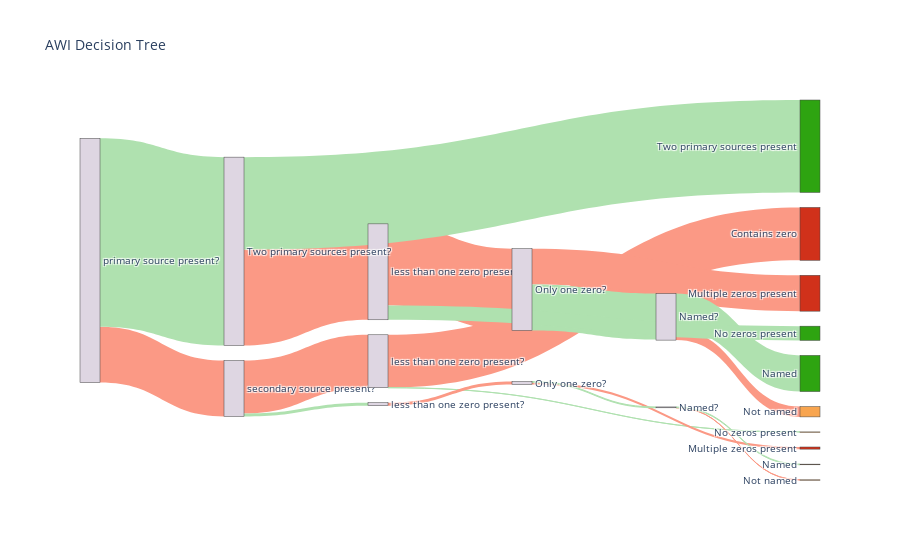

Source (notebook cell):
### Code cell
fig = go.Figure(data=[go.Sankey(
    node = dict(
      pad = 15,
      thickness = 20,
     # line = dict(color = "black", width = 0.5),
      label =df_sankey['name'],
      color = df_sankey['node_colour']
    ),
    link = dict(
      source = df_sankey['source'], # indices correspond to labels, eg A1, A2, A1, B1, ...
      target = df_sankey['target'],
      value = df_sankey['value'],
      color = df_sankey['colour']
  ))])

fig.update_layout(title_text="AWI Decision Tree", font_size=10)
fig.show()

### Figure 1 — Plotly figure (JSON) as saved in the notebook; plotly's stock layout.template omitted (floating-point values rounded to 4 significant figures)
{"data": [{"link": {"color": ["#fb9985", "#fb9985", "#fb9985", "#AFE1AF", "#AFE1AF", "#fb9985", "#fb9985", "#AFE1AF", "#fb9985", "#AFE1AF", "#AFE1AF", "#fb9985", "#AFE1AF", "#AFE1AF", "#fb9985", "#fb9985", "#AFE1AF", "#fb9985", "#AFE1AF", "#AFE1AF", "#fb9985", "#AFE1AF"], "source": [0, 1, 2, 2, 1, 5, 6, 6, 8, 8, 5, 11, 11, 0, 14, 15, 15, 17, 17, 14, 21, 21], "target": [1, 2, 3, 4, 5, 6, 7, 8, 9, 10, 11, 12, 13, 21, 15, 16, 17, 18, 19, 20, 14, 22], "value": [1620, 1535, 1532, 3, 87, 87, 62, 25, 6, 19, 0, 0, 0, 5459, 2368, 1040, 1328, 299, 1049, 412, 2780, 2679]}, "node": {"color": ["#ded6e2", "#ded6e2", "#ded6e2", "#d0311a", "#f8a54f", "#ded6e2", "#ded6e2", "#d0311a", "#ded6e2", "#f8a54f", "#f8a54f", "#ded6e2", "#f8a54f", "#2ea411", "#ded6e2", "#ded6e2", "#d0311a", "#ded6e2", "#f8a54f", "#2ea411", "#2ea411", "#ded6e2", "#2ea411"], "label": ["primary source present?", "secondary source present?", "less than one zero present?", "Contains zero", "No zeros present", "less than one zero present?", "Only one zero?", "Multiple zeros present", "Named?", "Not named", "Named", "Named?", "Not named", "Named", "less than one zero present?", "Only one zero?", "Multiple zeros present", "Named?", "Not named", "Named", "No zeros present", "Two primary sources present?", "Two primary sources present"], "pad": 15, "thickness": 20}, "type": "sankey"}], "layout": {"font": {"size": 10}, "title": {"text": "AWI Decision Tree"}}}
